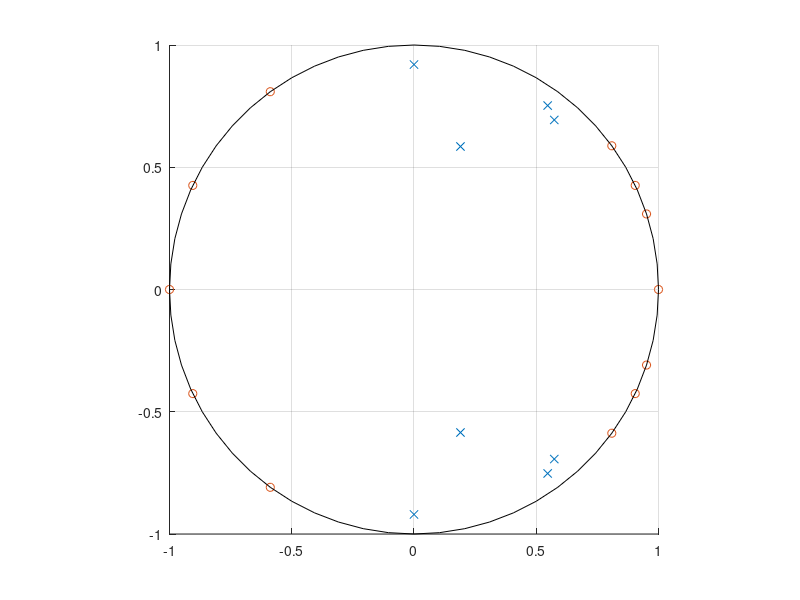
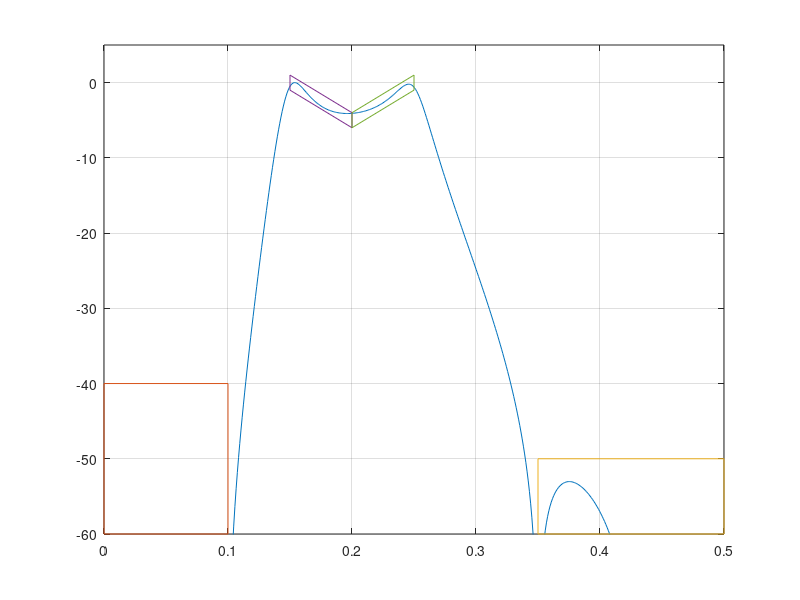

These charts were generated, in order, by the following MATLAB code:
%% Lab 3 - Task 2

%This function is designed to take pole and zeros in the z-plane and create
%a filter based on those poles.  Our specific filter was required to
%attenuate -40dB at frequencies below f = .1 and -50dB at frequencies above
%f = .35.  In the .15 < f < .25 band, there is a pass band which must fit
%the graph given in the lab manual.

N = 1024;
f = linspace(0,1,N);
w = 2*pi*f;
z = exp(j*w);




iir_poles =[
    .9 * exp(j*2*pi*.14*[1 -1]), ...
    .93 * exp(j*2*pi*.15*[1 -1]), ...
    .615 * exp(j*2*pi*.2*[1 -1]), ...
    .92 * exp(j*2*pi*.25*[1 -1])
    
    
];

iir_zeros =[
   	1, ...
    -1, ...
    exp(j*2*pi*.05*[1 -1]), ...
    exp(j*2*pi*.07*[1 -1]), ...
    exp(j*2*pi*.1*[1 -1]), ...
    exp(j*2*pi*.35*[1 -1]), ...
    exp(j*2*pi*.43*[1 -1]), ...
];

num = poly(iir_zeros);
den = poly(iir_poles);
hold on;
plot(iir_poles, 'x');
plot(iir_zeros, 'o');
rectangle('Position',[-1 -1 2 2],'Curvature',[1 1]);
grid;
axis square;

k = 1/(max(abs(polyval(num,z)./polyval(den,z))));

H = 20*log10(k*abs(polyval(num,z)./polyval(den,z)));

figure;
plot(f,H);
hold on;
grid on;
xlim([0 .5]);
ylim([-60, 5]);

%% Geometric Limits for Gain
plot([0 .1 .1 0 0],[-40 -40 -60 -60 -40])
plot([.35 .5 .5 .35 .35],[-50 -50 -60 -60 -50])

plot([.15 .2 .2 .15 .15],[1 -4 -6 -1 1])
plot([.2 .25 .25 .2 .2],[-4 1 -1 -6 -4]);
